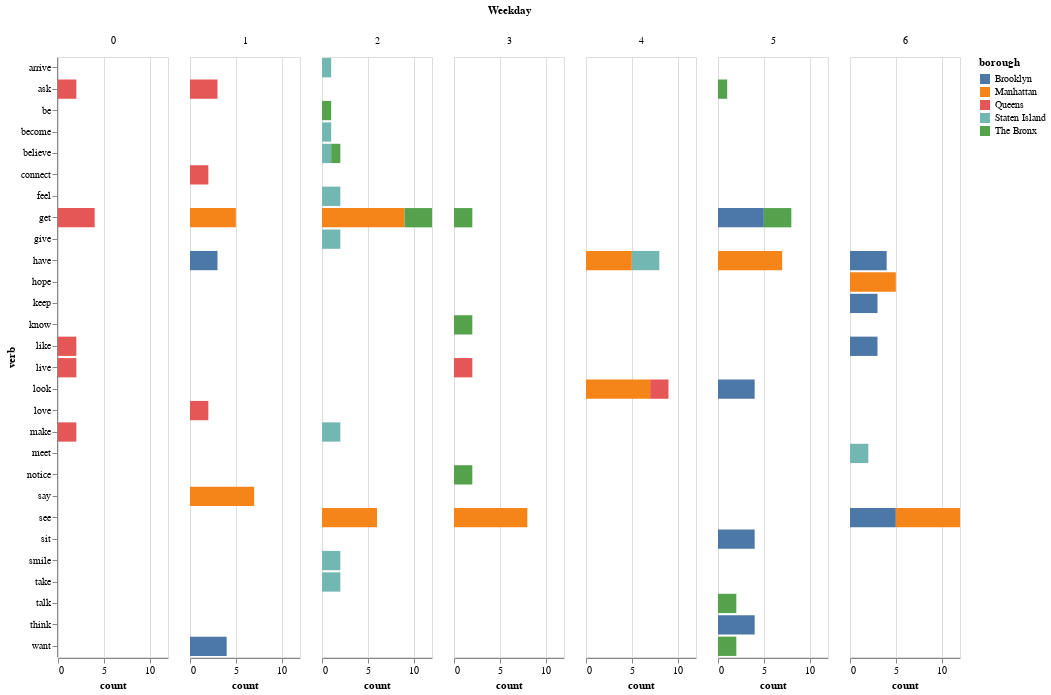

Here is the notebook cell this chart was saved with:
### Code cell
df_verb_borough = df[['verb', 'borough', 'Weekday']]
df_verb_borough['verb'] = df_verb_borough['verb'].apply(literal_eval)
df_verb_exploded = df_verb_borough.explode('verb')
# # Group by 'borough' and get the value counts for 'nouns'
verb_counts = df_verb_exploded.groupby(['borough', 'verb', 'Weekday']).size().reset_index(name='count')
# noun_counts
value_counts = verb_counts.groupby('borough').apply(lambda x: x.nlargest(10, 'count')).reset_index(drop=True)


alt.Chart(value_counts).mark_bar().encode(
    y='verb',
    x='count',
    color='borough',
    column='Weekday', 
    
).properties(
    width=110,
    height=600
)

### Figure 1 — Vega-Lite specification as saved in the notebook (floating-point values rounded to 4 significant figures)
{"config": {"view": {"continuousWidth": 300, "continuousHeight": 300}}, "data": {"name": "data-3b6f1b4eb0e239e934418c9c690e9658"}, "mark": {"type": "bar"}, "encoding": {"color": {"field": "borough", "type": "nominal"}, "column": {"field": "Weekday", "type": "quantitative"}, "x": {"field": "count", "type": "quantitative"}, "y": {"field": "verb", "type": "nominal"}}, "height": 600, "width": 110, "$schema": "https://vega.github.io/schema/vega-lite/v5.17.0.json", "datasets": {"data-3b6f1b4eb0e239e934418c9c690e9658": [{"borough": "Brooklyn", "verb": "get", "Weekday": 5, "count": 5}, {"borough": "Brooklyn", "verb": "see", "Weekday": 6, "count": 5}, {"borough": "Brooklyn", "verb": "have", "Weekday": 6, "count": 4}, {"borough": "Brooklyn", "verb": "look", "Weekday": 5, "count": 4}, {"borough": "Brooklyn", "verb": "sit", "Weekday": 5, "count": 4}, {"borough": "Brooklyn", "verb": "think", "Weekday": 5, "count": 4}, {"borough": "Brooklyn", "verb": "want", "Weekday": 1, "count": 4}, {"borough": "Brooklyn", "verb": "have", "Weekday": 1, "count": 3}, {"borough": "Brooklyn", "verb": "keep", "Weekday": 6, "count": 3}, {"borough": "Brooklyn", "verb": "like", "Weekday": 6, "count": 3}, {"borough": "Manhattan", "verb": "get", "Weekday": 2, "count": 9}, {"borough": "Manhattan", "verb": "see", "Weekday": 3, "count": 8}, {"borough": "Manhattan", "verb": "have", "Weekday": 5, "count": 7}, {"borough": "Manhattan", "verb": "look", "Weekday": 4, "count": 7}, {"borough": "Manhattan", "verb": "say", "Weekday": 1, "count": 7}, {"borough": "Manhattan", "verb": "see", "Weekday": 6, "count": 7}, {"borough": "Manhattan", "verb": "see", "Weekday": 2, "count": 6}, {"borough": "Manhattan", "verb": "get", "Weekday": 1, "count": 5}, {"borough": "Manhattan", "verb": "have", "Weekday": 4, "count": 5}, {"borough": "Manhattan", "verb": "hope", "Weekday": 6, "count": 5}, {"borough": "Queens", "verb": "get", "Weekday": 0, "count": 4}, {"borough": "Queens", "verb": "ask", "Weekday": 1, "count": 3}, {"borough": "Queens", "verb": "ask", "Weekday": 0, "count": 2}, {"borough": "Queens", "verb": "connect", "Weekday": 1, "count": 2}, {"borough": "Queens", "verb": "like", "Weekday": 0, "count": 2}, {"borough": "Queens", "verb": "live", "Weekday": 0, "count": 2}, {"borough": "Queens", "verb": "live", "Weekday": 3, "count": 2}, {"borough": "Queens", "verb": "look", "Weekday": 4, "count": 2}, {"borough": "Queens", "verb": "love", "Weekday": 1, "count": 2}, {"borough": "Queens", "verb": "make", "Weekday": 0, "count": 2}, {"borough": "Staten Island", "verb": "have", "Weekday": 4, "count": 3}, {"borough": "Staten Island", "verb": "feel", "Weekday": 2, "count": 2}, {"borough": "Staten Island", "verb": "give", "Weekday": 2, "count": 2}, {"borough": "Staten Island", "verb": "make", "Weekday": 2, "count": 2}, {"borough": "Staten Island", "verb": "meet", "Weekday": 6, "count": 2}, {"borough": "Staten Island", "verb": "smile", "Weekday": 2, "count": 2}, {"borough": "Staten Island", "verb": "take", "Weekday": 2, "count": 2}, {"borough": "Staten Island", "verb": "arrive", "Weekday": 2, "count": 1}, {"borough": "Staten Island", "verb": "become", "Weekday": 2, "count": 1}, {"borough": "Staten Island", "verb": "believe", "Weekday": 2, "count": 1}, {"borough": "The Bronx", "verb": "get", "Weekday": 2, "count": 3}, {"borough": "The Bronx", "verb": "get", "Weekday": 5, "count": 3}, {"borough": "The Bronx", "verb": "get", "Weekday": 3, "count": 2}, {"borough": "The Bronx", "verb": "know", "Weekday": 3, "count": 2}, {"borough": "The Bronx", "verb": "notice", "Weekday": 3, "count": 2}, {"borough": "The Bronx", "verb": "talk", "Weekday": 5, "count": 2}, {"borough": "The Bronx", "verb": "want", "Weekday": 5, "count": 2}, {"borough": "The Bronx", "verb": "ask", "Weekday": 5, "count": 1}, {"borough": "The Bronx", "verb": "be", "Weekday": 2, "count": 1}, {"borough": "The Bronx", "verb": "believe", "Weekday": 2, "count": 1}]}}
